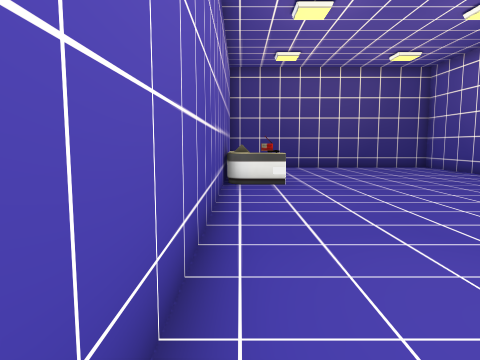
View 1 (above)

16 first-person views from a walk through a 3-D level made in the Unity game engine. The camera is 1.2 m above the floor, tilts 6° down and sees 70° across. Doors are open. The floor is counted in squares, 1 m on a side. Each view is taken from the middle of a square. On the plan, view 1 faces up. The plan holds only what a view shows up to about 14 squares ahead; the rest is blank. The place goes on beyond the plan. The player character is not drawn.

View 2
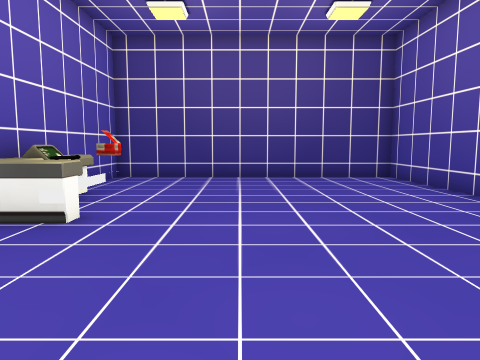

View 3
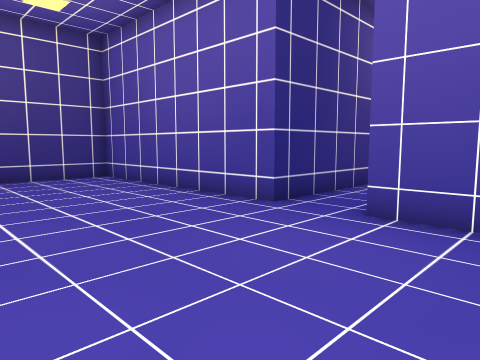

View 4
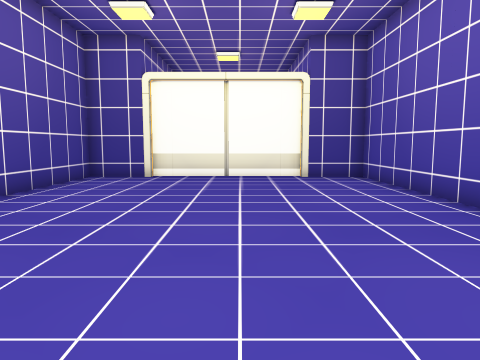

View 5
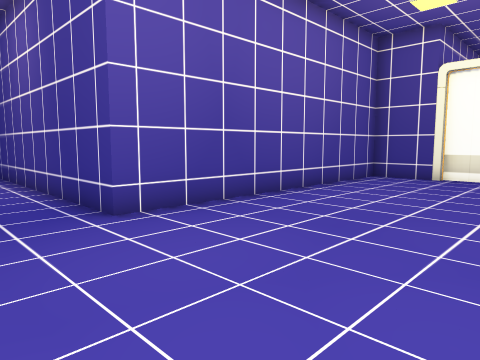

View 6
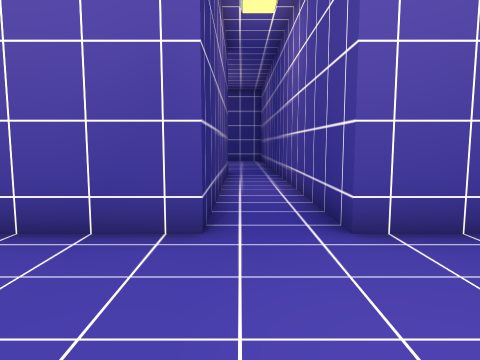

View 7
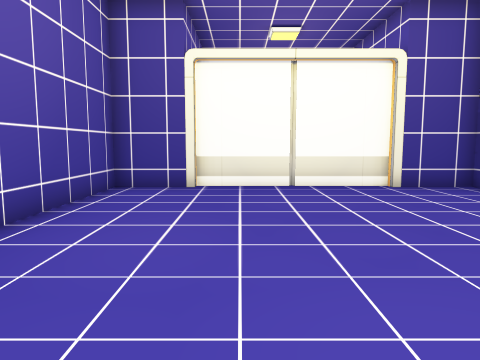

View 8
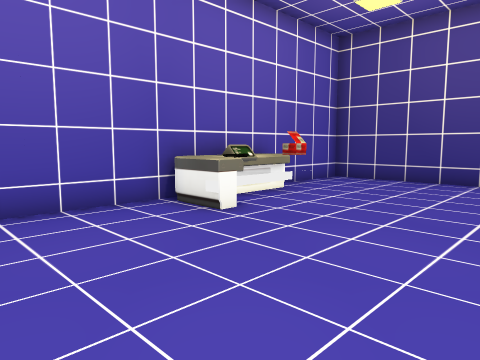

View 9
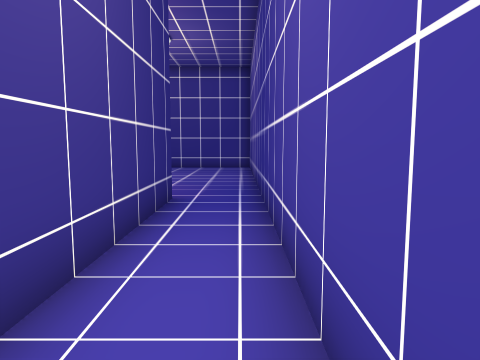

View 10
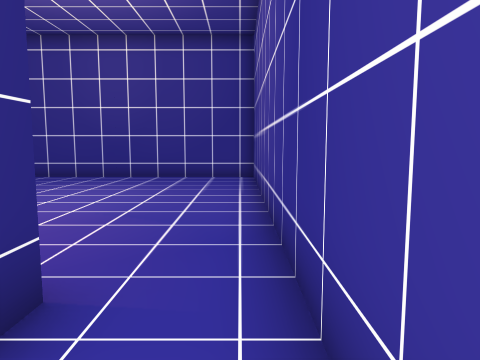

View 11
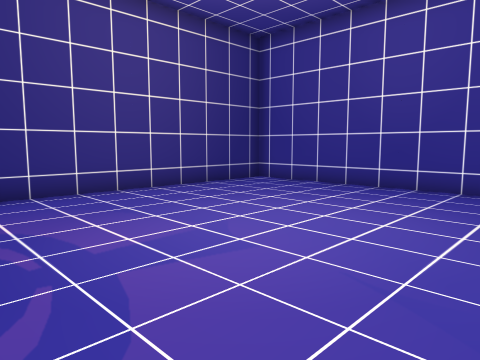

View 12
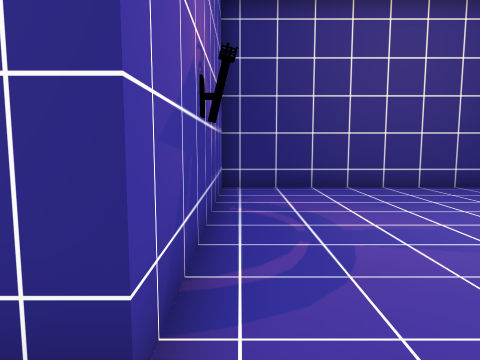

View 13
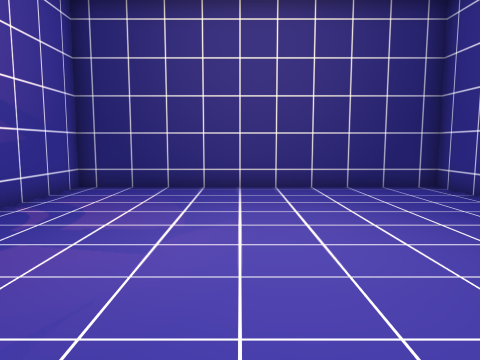

View 14
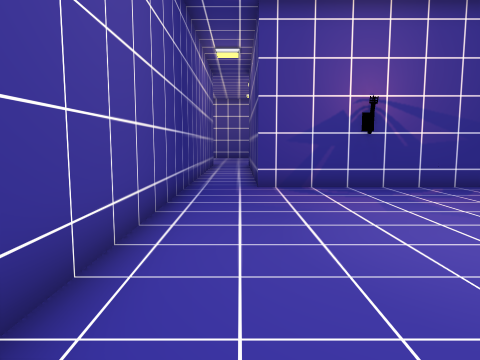

View 15
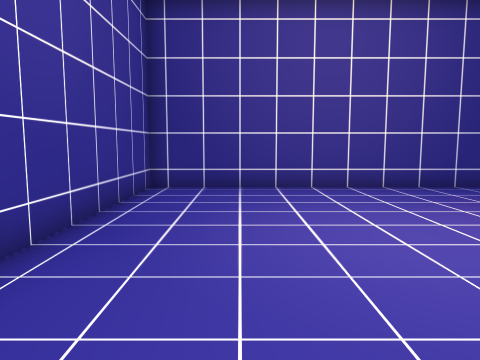

View 16
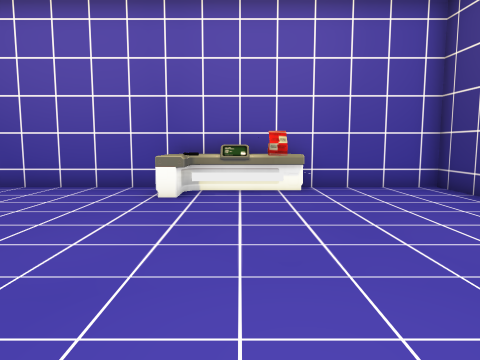

### Floor plan
Points are (right, up) in squares from view 1. A wall is a line through its corners. A room is listed if a view was taken in it or the views show most of it. See-through windows are left out.
Room 1 (views 1, 2, 3, 4, 5, 6, 7, 8, 9, 10, 16)
walls: (7.4, -2.5) (9.5, -2.5) (9.5, 7.5) (19, 7.5); (19.5, 9.5) (9.5, 9.5) (9.5, 17.5) (-0.5, 17.5) (-0.5, -2.5) (1.5, -2.5)
ways out: open door at (19, 8.5) to room 2
objects: other object (0, 10) to (1, 14); other object (1, 11); other object (1, 13); other object (2, -3) to (7, -3)
Room 2 (views 11, 12, 13, 14, 15)
walls: (19, 7.5) (29.5, 7.5) (29.5, 17.5) (19.5, 17.5) (19.5, 9.5)
ways out: open door at (19, 8.5) to room 1

Where each view was taken, in squares from view 1:
view 1: 0 up, 0 right, facing up
view 2: 5 up, 4 right, facing up
view 3: 5 up, 4 right, facing up-right
view 4: 10 up, 4 right, facing down
view 5: 10 up, 4 right, facing down-right
view 6: 9 up, 5 right, facing right
view 7: 7 up, 6 right, facing down
view 8: 6 up, 6 right, facing up-left
view 9: 8 up, 12 right, facing right
view 10: 8 up, 17 right, facing right
view 11: 9 up, 20 right, facing up-right
view 12: 8 up, 20 right, facing up
view 13: 8 up, 24 right, facing up
view 14: 9 up, 29 right, facing left
view 15: 17 up, 27 right, facing down
view 16: 12 up, 9 right, facing left
